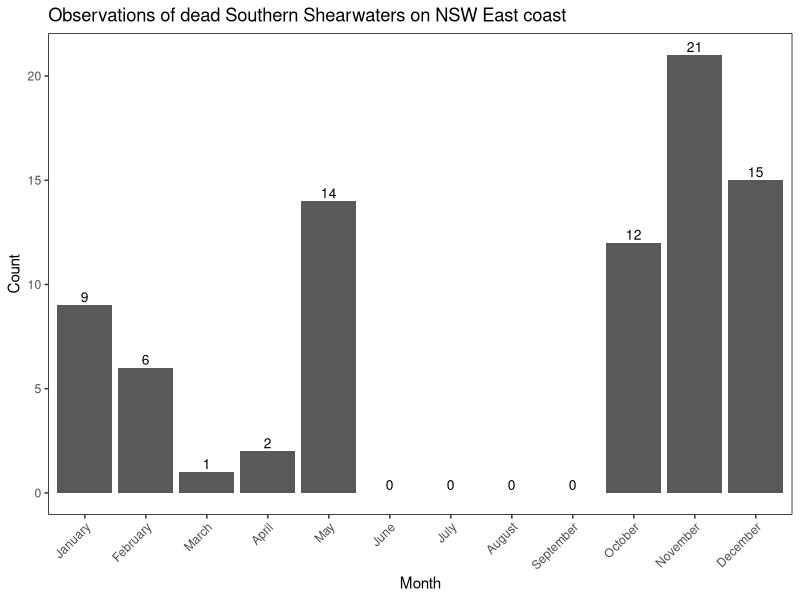
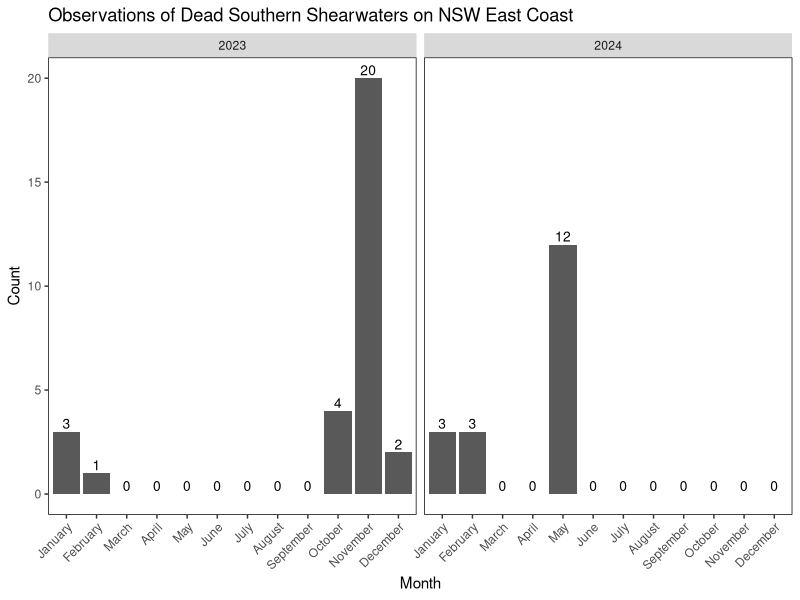
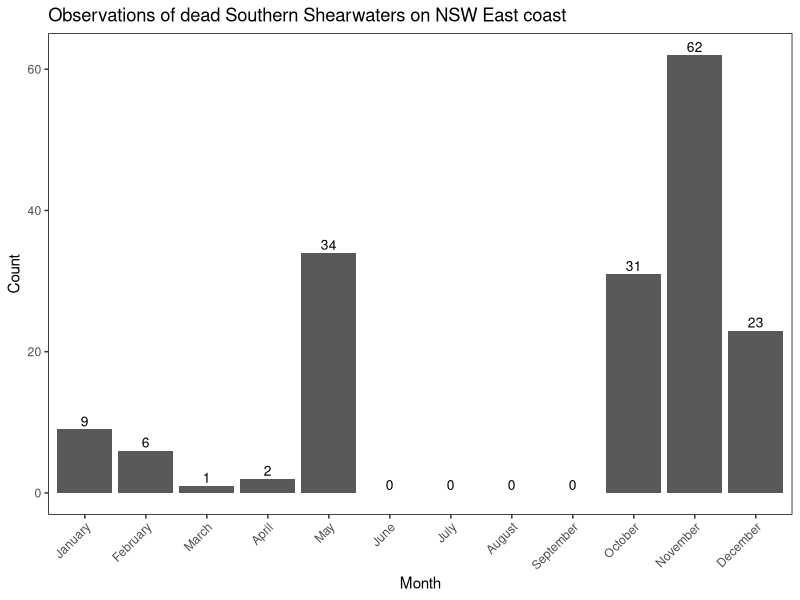
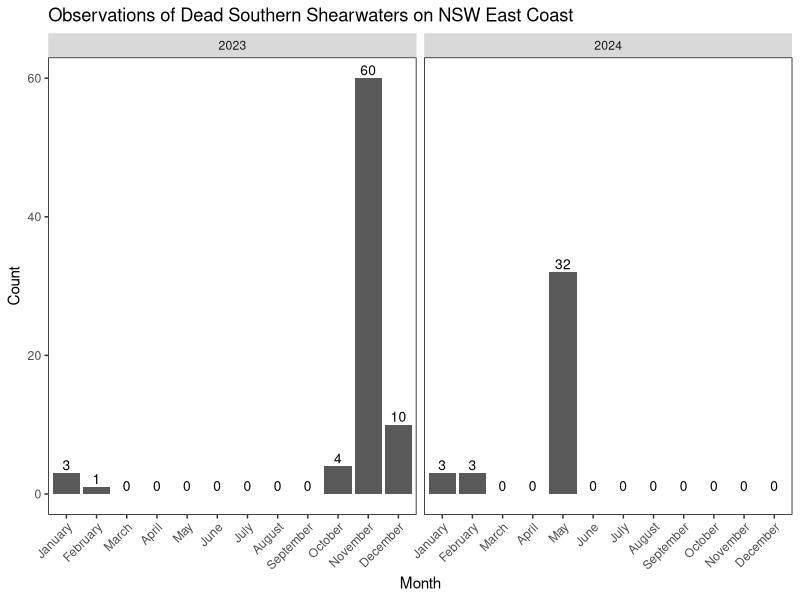

Generate these figures, in order, with R:
library(dplyr)
library(lubridate)
library(ggplot2)
library(tidyr)

# --- NON-AUGMENTED DATA ---

data_nonaug <- read.csv("input/onland_iNaturalist_obs.csv", header = TRUE)

data_nonaug$observed_on <- as.POSIXct(data_nonaug$observed_on, format="%d/%m/%Y")

data_nonaug$Month <- format(data_nonaug$observed_on, "%B")
data_nonaug$Year <- format(data_nonaug$observed_on, "%Y")

# Summarise for all years, per month
summary_combined_nonaug <- data_nonaug %>%
  group_by(Month) %>%
  summarise(Count = n(), .groups = 'drop') %>%
  right_join(data.frame(Month = month.name), by = "Month") %>%
  replace_na(list(Count = 0)) %>%
  mutate(Month = factor(Month, levels = month.name)) %>%
  arrange(Month)

ggplot(data=summary_combined_nonaug, aes(x=Month, y=Count)) +
  geom_bar(stat="identity") +
  geom_text(aes(label=Count), vjust=-0.3, size=3.5) +
  theme(axis.text.x = element_text(angle = 45, hjust = 1),
        panel.background = element_rect(fill = "white"),
        panel.border = element_rect(color = "black", fill = NA)) +
  ggtitle("Observations of dead Southern Shearwaters on NSW East coast")


# Summarise for each year, and each month in that year. 
# Visualising this indicates that only 2023 and 2024 have data_aug
summary_byYear_nonaug <- data_nonaug %>%
  group_by(Year, Month) %>%
  summarise(Count = n(), .groups = 'drop') %>%
  complete(Year, Month = month.name, fill = list(Count = 0)) %>%
  mutate(Month = factor(Month, levels = month.name)) %>%
  arrange(Year, Month) %>%
  subset(Year %in% c(2023, 2024))

ggplot(data = summary_byYear_nonaug, aes(x = Month, y = Count)) +
  geom_bar(stat = "identity") +
  geom_text(aes(label = Count), vjust = -0.3, size = 3.5) +
  theme(
    axis.text.x = element_text(angle = 45, hjust = 1),
    panel.background = element_rect(fill = "white"),
    panel.border = element_rect(color = "black", fill = NA)
  ) +
  ggtitle("Observations of Dead Southern Shearwaters on NSW East Coast") +
  facet_wrap(~ Year, ncol = 2)


# --- AUGMENTED DATA ---

data_aug <- read.csv("input/onland_iNaturalist_obs_augmented.csv", header = TRUE)

# Extract month from observed_on column

data_aug$observed_on <- as.POSIXct(data_aug$observed_on, format="%d/%m/%Y")

data_aug$Month <- format(data_aug$observed_on, "%B")
data_aug$Year <- format(data_aug$observed_on, "%Y")

# Summarise for all years, per month
summary_combined <- data_aug %>%
  group_by(Month) %>%
  summarise(Count = n(), .groups = 'drop') %>%
  right_join(data.frame(Month = month.name), by = "Month") %>%
  replace_na(list(Count = 0)) %>%
  mutate(Month = factor(Month, levels = month.name)) %>%
  arrange(Month)
  
ggplot(data=summary_combined, aes(x=Month, y=Count)) +
  geom_bar(stat="identity") +
  geom_text(aes(label=Count), vjust=-0.3, size=3.5) +
  theme(axis.text.x = element_text(angle = 45, hjust = 1),
        panel.background = element_rect(fill = "white"),
        panel.border = element_rect(color = "black", fill = NA)) +
  ggtitle("Observations of dead Southern Shearwaters on NSW East coast")


# Summarise for each year, and each month in that year. 
# Visualising this indicates that only 2023 and 2024 have data_aug
summary_byYear <- data_aug %>%
  group_by(Year, Month) %>%
  summarise(Count = n(), .groups = 'drop') %>%
  complete(Year, Month = month.name, fill = list(Count = 0)) %>%
  mutate(Month = factor(Month, levels = month.name)) %>%
  arrange(Year, Month) %>%
  subset(Year %in% c(2023, 2024))

ggplot(data = summary_byYear, aes(x = Month, y = Count)) +
  geom_bar(stat = "identity") +
  geom_text(aes(label = Count), vjust = -0.3, size = 3.5) +
  theme(
    axis.text.x = element_text(angle = 45, hjust = 1),
    panel.background = element_rect(fill = "white"),
    panel.border = element_rect(color = "black", fill = NA)
  ) +
  ggtitle("Observations of Dead Southern Shearwaters on NSW East Coast") +
  facet_wrap(~ Year, ncol = 2)
  


